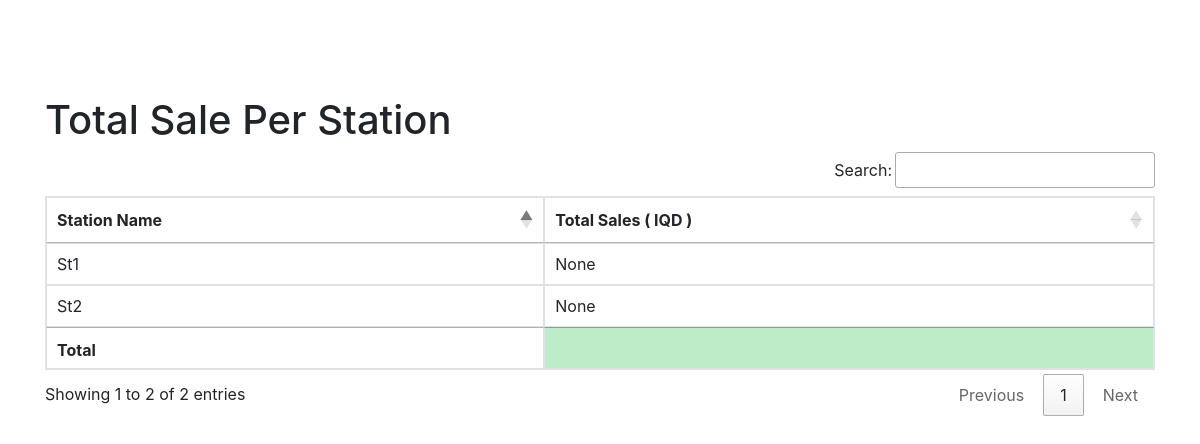
The app's page /station-report/ (signed in) with its own data.
### station/models.py (models this page shows)
class GasStation(models.Model):
    user = models.ManyToManyField(User)
    station = models.ForeignKey(station, on_delete=models.CASCADE)
    address = models.CharField(max_length=255)
    city = models.CharField(max_length=255)
    state = models.CharField(max_length=2)
    zip_code = models.CharField(max_length=10)
    def __str__(self):
        return str(self.station)
    class Meta:
        verbose_name_plural = 'وێستگەو بەكارهێنەرەكان'

class station(models.Model):
    name = models.CharField(max_length=255)
    def __str__(self):
        return self.name
    class Meta:
        verbose_name_plural = 'وێستگەكان'

### station/views.py (the view)
# urls.py: path('station-report/', station_report, name='station_report'),
@login_required()
def station_report(request):
    if request.user.groups.filter(
            name__in=['Admin', 'Marketing', 'Finance']).exists() or request.user.is_superuser:
        stations = GasStation.objects.all()
        sales = []
        for station in stations:
            station_sales = Sales.objects.filter(gas_station=station)
            total_sales = station_sales.aggregate(total=Sum('total_amount'))['total']
            sales.append({'station': station, 'total_sales': total_sales})
        return render(request, 'station/reports/station_report.html', {'sales': sales})
    else:
        message = "You do not have permission to access this page."
        return render(request, 'station/reports/permission_denied.html', {'message': message})

### station/templates/station/reports/station_report.html (shortened to what this page needs)
{% extends 'station/base.html' %}
{% block content %}
    <h1>Total Sale Per Station</h1>
    <table class="table table-bordered" id="station_sale">
        <thead>
        <tr>
            <th>Station Name</th>
            <th>Total Sales ( IQD )</th>
        </tr>
        </thead>
        <tbody>
        {% for sale in sales %}
            <tr>
                <td>{{ sale.station }}</td>
                <td>{{ sale.total_sales }}</td>
            </tr>
        {% endfor %}
        </tbody>
        <tfoot>
        <th></th>
        <th style="background-color: #beecc8"></th>
        </tfoot>
    </table>
{% endblock %}

### station/templates/station/reports/station_report.html (style rules this page uses)
table, th, td { border: 0.5px solid; }

### records on screen
GasStation: station "St1", total_sales "None"
GasStation: station "St2", total_sales "None"
